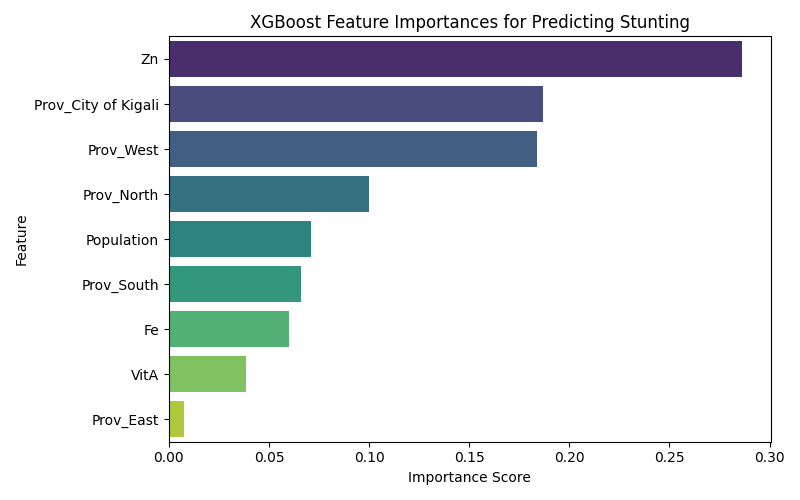

Recreate this plot in Python.
import pandas as pd
import matplotlib.pyplot as plt
import seaborn as sns
import xgboost as xgb
from sklearn.model_selection import train_test_split

# 1. Load cleaned dataset
df = pd.read_csv("cleaned_stunting_data.csv")

# 2. One-hot encode Province
province_encoded = pd.get_dummies(df['Province'], prefix='Prov')

# 3. Feature matrix (X) and target (y)
X = pd.concat([df[['Fe', 'Zn', 'VitA', 'Population']], province_encoded], axis=1)
y = df['Stunting']

# 4. Train/test split
X_train, X_test, y_train, y_test = train_test_split(X, y, test_size=0.2, random_state=42)

# 5. Train XGBoost regressor
model = xgb.XGBRegressor(n_estimators=100, random_state=42)
model.fit(X_train, y_train)

# 6. Feature importance
importance_df = pd.DataFrame({
    'Feature': X.columns,
    'Importance': model.feature_importances_
}).sort_values(by='Importance', ascending=False)

# 7. Plot
plt.figure(figsize=(8, 5))
sns.barplot(data=importance_df, x='Importance', y='Feature', palette='viridis')
plt.title("XGBoost Feature Importances for Predicting Stunting")
plt.xlabel("Importance Score")
plt.tight_layout()
plt.savefig("xgboost_feature_importance.png")
plt.show()

# 8. Optional: print importance
print(importance_df)



